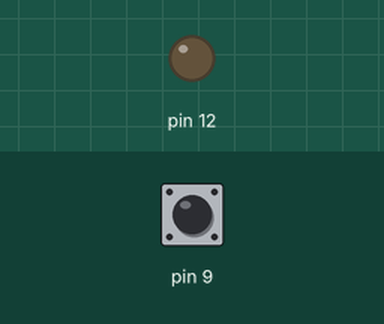
A sketch run on a simulated Arduino Uno, built with avr-gcc and run on an emulated ATmega328P. Shown: output pins drawn as LEDs (lit = HIGH). Inputs (shaded band) come from the test bench; at power-on: pin 9 HIGH.

Above: at 1.2 s.
1.3 s: pin 9 pulled LOW for 0.15 s
At 1.7 s:
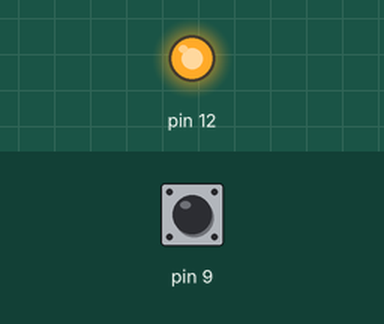
2.9 s: pin 9 pulled LOW for 1 s
At 4.2 s:
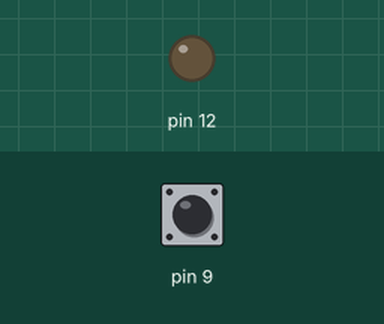
5.4 s: pin 9 pulled LOW for 3.2 s
At 8.9 s:
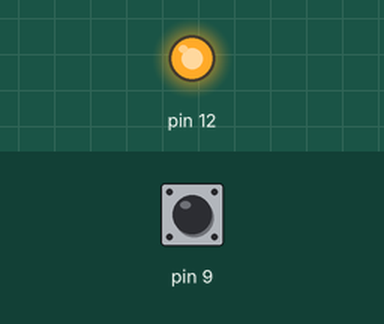
Timing chart, 0 to 10.4 s (numbered marks = the images above; inputs shaded):
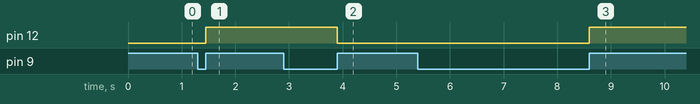

The sketch:

Blink_button.ino
```cpp
bool state = 0;

void setup() {
  pinMode(12, OUTPUT);
  pinMode(9, INPUT_PULLUP);

  digitalWrite(12, LOW);

  digitalWrite(9, HIGH);


}


void loop() {

  if(!digitalRead(9)){
    while(!digitalRead(9)){

    }
    state = 1 - state;
  }

  digitalWrite(12, state);

}
```

Measured:
- after the input at 1.3 s, pin 12: LOW → HIGH after 0.15 s
- after the input at 2.9 s, pin 12: HIGH → LOW after 1.0 s
- after the input at 5.4 s, pin 12: LOW → HIGH after 3.2 s
